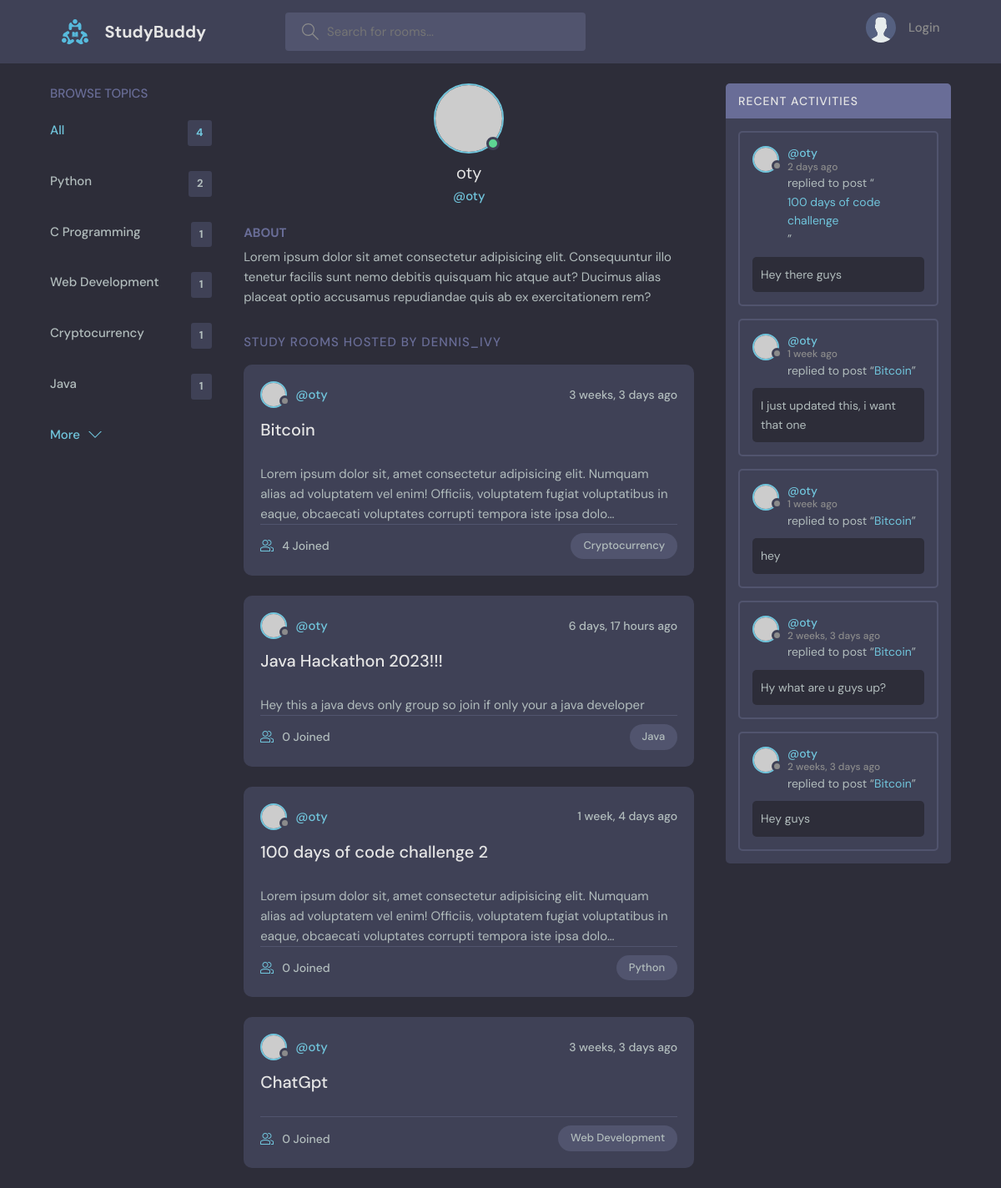
Screenshot of /user-profile/1/ with the database file from the repository.
### base/models.py (models this page shows, shortened)
class Topic(models.Model):
    name = models.CharField(max_length=200)

class Room(models.Model):
    host = models.ForeignKey(User, on_delete=models.SET_NULL, null=True)
    topic = models.ForeignKey(Topic, on_delete=models.CASCADE, null=True)
    name = models.CharField(max_length=200)
    description = models.TextField(null=True, blank=True)
    participants = models.ManyToManyField(User, related_name="participants", blank=True)
    updated = models.DateTimeField(auto_now=True)
    created = models.DateTimeField(auto_now_add=True)
    class Meta:
        ordering = ['-updated', '-created']
    def __str__(self):
        return self.name

class Message(models.Model):
    user = models.ForeignKey(User, on_delete=models.CASCADE)
    room = models.ForeignKey(Room, on_delete=models.CASCADE)
    body = models.TextField()
    updated = models.DateTimeField(auto_now=True)
    created = models.DateTimeField(auto_now_add=True)
    class Meta:
        ordering = ['-updated', '-created']

### base/views.py (the view)
# urls.py: path('user-profile/<str:pk>/', views.userProfile, name='user-profile'),
def userProfile(request, pk):
    user = User.objects.get(id=pk)
    rooms = user.room_set.all()
    room_messages = user.message_set.all()
    topics = Topic.objects.all()
    context={'user': user, 'rooms': rooms, 'room_messages': room_messages, 'topics': topics}
    return render(request, 'base/profile.html', context)

### base/templates/base/profile.html (shortened to what this page needs)
{% extends 'main.html' %}
{% block content %}
    <main class="profile-page layout layout--3">
        <div class="container">
           {% include 'base/topics_components.html' %}
            <div class="roomList">
                <div class="profile">
                    <div class="profile__avatar">
                        <div class="avatar avatar--large active">
                            <img src="https://randomuser.me/api/portraits/men/11.jpg" />
                        </div>
                    </div>
                    <div class="profile__info">
                        <h3>{{user.username}}</h3>
                        <p>@{{user.username}}</p>
                    </div>
                    <div class="profile__about">
                        <h3>About</h3>
                        <p>
                            Lorem ipsum dolor sit amet consectetur adipisicing elit. Consequuntur illo tenetur
                            facilis sunt nemo debitis quisquam hic atque aut? Ducimus alias placeat optio
                            accusamus repudiandae quis ab ex exercitationem rem?
                        </p>
                    </div>
                </div>
                <div class="roomList__header">
                    <div>
                        <h2>Study Rooms Hosted by dennis_ivy</a>
                        </h2>
                    </div>
                </div>
               {% include 'base/feeds_component.html' %}
            </div>
            {%include 'base/activity_components.html'%}
        </div>
    </main>
{% endblock %}

### base/templates/base/topics_components.html
<div class="topics">
          <div class="topics__header">
            <h2>Browse Topics</h2>
          </div>
          <ul class="topics__list">
            <li>
              <a href="{% url 'home' %}" class="active">All <span>{{rooms.count}}</span></a>
            </li>
                {% for topic in topics %}
            <li>
              <a href="{% url 'home' %}?q={{topic.name}}">{{topic.name}} <span>{{topic.room_set.all.count}}</span></a>
            </li>
            {%endfor%}
          </ul>
          <button class="btn btn--link" href="/">
            More
            <svg version="1.1" xmlns="http://www.w3.org/2000/svg" width="32" height="32" viewBox="0 0 32 32">
              <title>chevron-down</title>
              <path d="M16 21l-13-13h-3l16 16 16-16h-3l-13 13z"></path>
            </svg>
          </button>
        </div>

### base/templates/base/feeds_component.html (shortened to what this page needs)
{% for room in rooms%}
<div class="roomListRoom">
  <div class="roomListRoom__header">
    <a href="{% url 'user-profile' room.host.id%}" class="roomListRoom__author">
      <div class="avatar avatar--small">
        <img src="https://randomuser.me/api/portraits/women/11.jpg" />
      </div>
      <span>@{{room.host.username}}</span>
    </a>
    <div class="roomListRoom__actions">
      <span>{{room.created|timesince}} ago</span>
    </div>
  </div>
  <div class="roomListRoom__content">
    <a href="{% url 'room' room.id %}">{{room.name}}</a>
  </div>
  <p>{{room.description|truncatechars_html:200}}</p>
  <div class="roomListRoom__meta">
    <a href="{% url 'room' room.id %}" class="roomListRoom__joined">
      {{room.participants.all.count}} Joined
    </a>
    <p class="roomListRoom__topic">{{room.topic.name}}</p>
  </div>
</div>
{% endfor %}

### base/templates/base/activity_components.html (shortened to what this page needs)
<div class="activities">
  <div class="activities__header">
    <h2>Recent Activities</h2>
  </div>
  {% for message in room_messages%}
  <div class="activities__box">
    <div class="activities__boxHeader roomListRoom__header">
      <a href="{% url 'user-profile' message.user.id %}" class="roomListRoom__author">
        <div class="avatar avatar--small">
          <img src="https://randomuser.me/api/portraits/women/11.jpg" />
        </div>
        <p>
          @{{message.user}}
          <span>{{message.created | timesince}} ago</span>
        </p>
      </a>
    </div>
    <div class="activities__boxContent">
      <p>replied to post “<a href="{% url 'room' message.room.id %}">{{message.room}}</a>”</p>
      <div class="activities__boxRoomContent">
        {{message.body}}
      </div>
    </div>
  </div>
  {%endfor%}
</div>

### rows the page displays
Topic: name "Python", room_set.all.count "2"
Topic: name "C Programming", room_set.all.count "1"
Topic: name "Web Development", room_set.all.count "1"
Topic: name "Cryptocurrency", room_set.all.count "1"
Topic: name "Java", room_set.all.count "1"
Room: host.username "oty", created "3 weeks, 3 days", name "Bitcoin", description "Lorem ipsum dolor sit, amet consectetur adipisicing elit. Numquam alias ad voluptatem vel enim! Officiis, voluptatem fugiat voluptatibus in eaque, obcaecati voluptates corrupti tempora iste ipsa dolo…", participants.all.count "4", topic.name "Cryptocurrency"
Room: host.username "oty", created "6 days, 17 hours", name "Java Hackathon 2023!!!", description "Hey this a java devs only group so join if only your a java developer", participants.all.count "0", topic.name "Java"
Room: host.username "oty", created "1 week, 4 days", name "100 days of code challenge 2", description "Lorem ipsum dolor sit, amet consectetur adipisicing elit. Numquam alias ad voluptatem vel enim! Officiis, voluptatem fugiat voluptatibus in eaque, obcaecati voluptates corrupti tempora iste ipsa dolo…", participants.all.count "0", topic.name "Python"
Room: host.username "oty", created "3 weeks, 3 days", name "ChatGpt", participants.all.count "0", topic.name "Web Development"
Message: user "oty", created "2 days", room "100 days of code challenge", body "Hey there guys"
Message: user "oty", created "1 week", room "Bitcoin", body "I just updated this, i want that one"
Message: user "oty", created "1 week", room "Bitcoin", body "hey"
Message: user "oty", created "2 weeks, 3 days", room "Bitcoin", body "Hy what are u guys up?"
Message: user "oty", created "2 weeks, 3 days", room "Bitcoin", body "Hey guys"

### other values shown
{{ rooms.count }} "4"
{{ user.username }} "oty"
